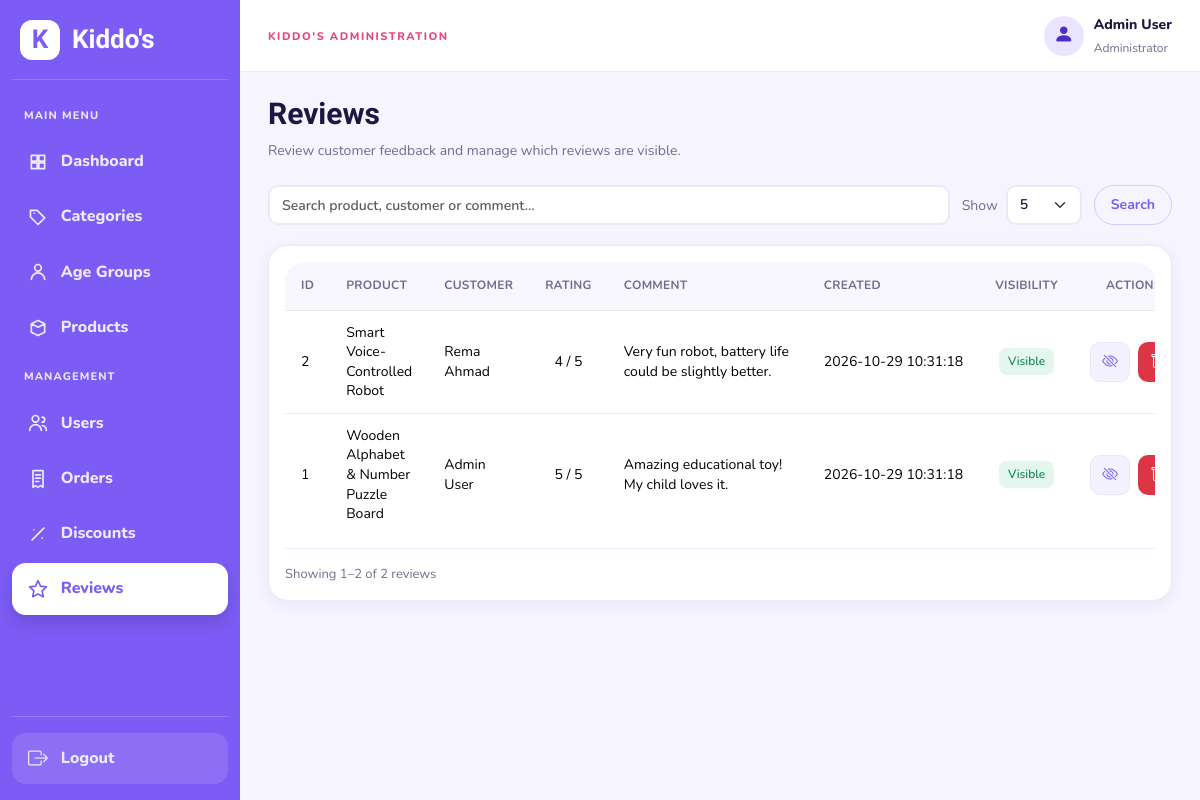
Before: /admin/reviews.php (signed in) with the older database file.
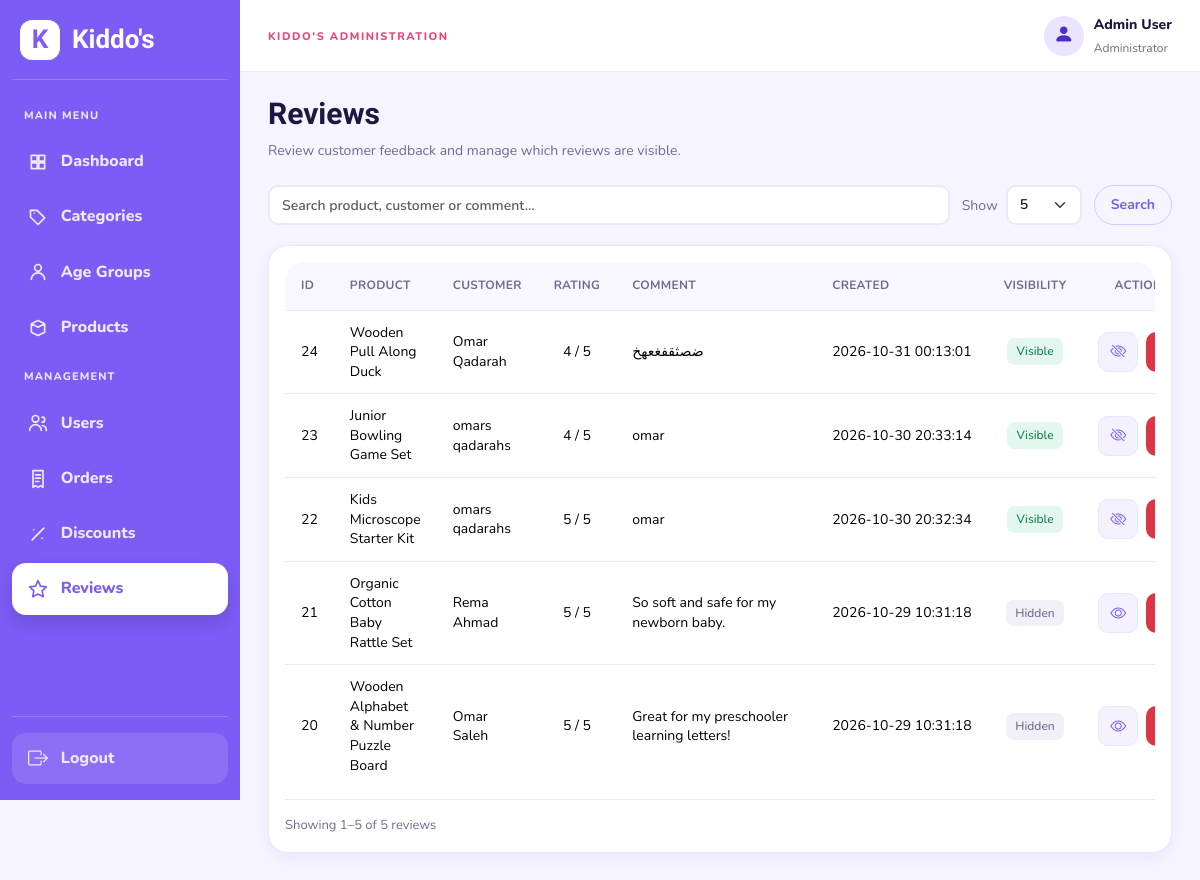
After: the same page with the newer database file.
### tables this page shows
CREATE TABLE IF NOT EXISTS `reviews` (
  `id` int(10) UNSIGNED NOT NULL AUTO_INCREMENT,
  `product_id` int(10) UNSIGNED NOT NULL,
  `user_id` int(10) UNSIGNED NOT NULL,
  `rating` tinyint(3) UNSIGNED NOT NULL,
  `comment` varchar(500) DEFAULT NULL,
  `is_visible` tinyint(1) NOT NULL DEFAULT 1,
  `created_at` datetime NOT NULL DEFAULT current_timestamp(),
  PRIMARY KEY (`id`),
  UNIQUE KEY `uq_review_once` (`product_id`,`user_id`),
  KEY `idx_reviews_user` (`user_id`)
);

CREATE TABLE IF NOT EXISTS `products` (
  `id` int(10) UNSIGNED NOT NULL AUTO_INCREMENT,
  `category_id` int(10) UNSIGNED NOT NULL,
  `name` varchar(120) NOT NULL,
  `description` text NOT NULL,
  `instructions` text DEFAULT NULL,
  `price` decimal(8,2) NOT NULL,
  `stock` int(10) UNSIGNED NOT NULL DEFAULT 0,
  `gender` enum('girls','boys','unisex') NOT NULL DEFAULT 'unisex',
  `min_age` tinyint(3) UNSIGNED NOT NULL,
  `max_age` tinyint(3) UNSIGNED NOT NULL,
  `image` varchar(255) DEFAULT NULL,
  `is_active` tinyint(1) NOT NULL DEFAULT 1,
  `created_at` datetime NOT NULL DEFAULT current_timestamp(),
  `updated_at` datetime NOT NULL DEFAULT current_timestamp() ON UPDATE current_timestamp(),
  PRIMARY KEY (`id`),
  KEY `idx_products_filters` (`category_id`,`gender`,`min_age`,`max_age`)
);

CREATE TABLE IF NOT EXISTS `users` (
  `id` int(10) UNSIGNED NOT NULL AUTO_INCREMENT,
  `first_name` varchar(50) NOT NULL,
  `last_name` varchar(50) NOT NULL,
  `email` varchar(120) NOT NULL,
  `password_hash` varchar(255) DEFAULT NULL,
  `google_id` varchar(64) DEFAULT NULL,
  `birth_date` date DEFAULT NULL,
  `phone` varchar(20) DEFAULT NULL,
  `role` enum('customer','admin') NOT NULL DEFAULT 'customer',
  `is_active` tinyint(1) NOT NULL DEFAULT 1,
  `created_at` datetime NOT NULL DEFAULT current_timestamp(),
  PRIMARY KEY (`id`),
  UNIQUE KEY `uq_users_email` (`email`),
  UNIQUE KEY `uq_users_google_id` (`google_id`)
);

### includes/admin/table_helpers.php (called while the page is built, shortened)
<?php
function adminTableEscape($value)
{
    return htmlspecialchars((string) $value, ENT_QUOTES, 'UTF-8');
}

### classes/AdminTable.php (called while the page is built, shortened)
<?php
class AdminTable
{
    private $pdo;
    public function __construct($pdo)
    {
        $this->pdo = $pdo;
    }
    public function getPage($type, $request)
    {
        $search = isset($request['search']) && is_string($request['search']) ? trim($request['search']) : '';
        $search = substr($search, 0, 120);
        $size = isset($request['per_page']) && is_scalar($request['per_page']) ? (string) $request['per_page'] : '5';
        $size = in_array($size, ['5', '10', '20', '50'], true) ? (int) $size : 5;
        $requestedPage = isset($request['page']) && is_string($request['page']) && ctype_digit($request['page']) ? (int) $request['page'] : 1;
        $where = [];
        $params = [];
        $filters = [];
        $query = ['search' => $search, 'per_page' => $size];
        switch ($type) {
            case 'reviews':
                $select = 'r.*, p.name AS product_name, u.first_name, u.last_name';
                $from = 'reviews r JOIN products p ON p.id = r.product_id JOIN users u ON u.id = r.user_id';
                $order = 'r.id DESC'; $searchColumns = ['p.name', "CONCAT(u.first_name, ' ', u.last_name)", 'r.comment'];
                break;
        }
        $condition = $where ? ' WHERE ' . implode(' AND ', $where) : '';
        $statement = $this->pdo->prepare('SELECT COUNT(*) FROM ' . $from . $condition);
        $statement->execute($params);
        $total = (int) $statement->fetchColumn();
        $pages = max(1, (int) ceil($total / $size));
        $page = min(max(1, $requestedPage), $pages);
        $offset = ($page - 1) * $size;
        $statement = $this->pdo->prepare('SELECT ' . $select . ' FROM ' . $from . $condition . ' ORDER BY ' . $order . ' LIMIT ? OFFSET ?');
        $statement->bindValue(count($params) + 1, $size, PDO::PARAM_INT);
        $statement->bindValue(count($params) + 2, $offset, PDO::PARAM_INT);
        $statement->execute();
        return ['rows' => $statement->fetchAll(PDO::FETCH_ASSOC), 'total' => $total, 'page' => $page, 'pages' => $pages,
            'size' => $size, 'start' => $total ? $offset + 1 : 0, 'end' => min($offset + $size, $total),
            'search' => $search, 'query' => $query, 'filters' => $filters, 'type' => $type];
    }
}

### classes/Review.php (called while the page is built, shortened)
<?php
class Review
{
    public function isValidRating($rating)
    {
        return in_array((string) $rating, ['1', '2', '3', '4', '5'], true);
    }
}

### admin/reviews.php (the view, shortened to what the changed rows need)
<?php
require_once __DIR__ . '/../includes/init.php';
require_once __DIR__ . '/../classes/Review.php';
$review = new Review($pdo);
require_once __DIR__ . '/../classes/AdminTable.php';
require_once __DIR__ . '/../includes/admin/table_helpers.php';
$adminTable = new AdminTable($pdo);
$pagination = $adminTable->getPage('reviews', $_GET);
$reviews = $pagination['rows'];
require_once __DIR__ . '/../includes/admin/layout_start.php';
?>
<div class="admin-page-header">
<div>
<h1>Reviews</h1>
</div>
</div>
<?php require __DIR__ . '/../includes/admin/table_toolbar.php'; ?>
<div class="admin-card"><div class="table-responsive"><table class="table admin-table align-middle admin-table-consistent admin-table-reviews"><thead><tr>
<th>ID</th><th>Product</th><th>Customer</th><th>Rating</th><th>Comment</th>
<th>Created</th><th>Visibility</th><th>Actions</th></tr></thead><tbody>
<?php foreach ($reviews as $row): ?><tr>
<td><?= (int) $row['id'] ?></td>
<td><?= htmlspecialchars((string) $row['product_name'], ENT_QUOTES, 'UTF-8') ?></td>
<td><?= htmlspecialchars((string) $row['first_name'] . ' ' . $row['last_name'], ENT_QUOTES, 'UTF-8') ?></td>
<td><?php if ($review->isValidRating($row['rating'])): ?>
<?= htmlspecialchars((string) $row['rating'], ENT_QUOTES, 'UTF-8') ?> / 5
<?php else: ?>Invalid rating (<?= htmlspecialchars((string) $row['rating'], ENT_QUOTES, 'UTF-8') ?>)<?php endif; ?></td>
<td><?= htmlspecialchars((string) ($row['comment'] ?? ''), ENT_QUOTES, 'UTF-8') ?></td>
<td><?= htmlspecialchars((string) $row['created_at'], ENT_QUOTES, 'UTF-8') ?></td>
<td><span class="badge <?= $row['is_visible'] ? 'bg-success' : 'bg-secondary' ?>"><?= $row['is_visible'] ? 'Visible' : 'Hidden' ?></span></td>
<td><form method="post" class="admin-actions">
<?php if ($row['is_visible']): ?>
<button class="btn admin-action-btn admin-action-toggle" name="action" value="hide" title="Hide review" aria-label="Hide review"><i class="bi bi-eye-slash" aria-hidden="true"></i></button>
<?php elseif ($review->isValidRating($row['rating'])): ?>
<button class="btn admin-action-btn admin-action-toggle" name="action" value="restore" title="Restore review" aria-label="Restore review"><i class="bi bi-eye" aria-hidden="true"></i></button>
<?php endif; ?>
<button class="btn admin-action-btn admin-action-delete" name="action" value="delete" title="Delete review" aria-label="Delete review"><i class="bi bi-trash" aria-hidden="true"></i></button>
</form></td></tr><?php endforeach; ?>
</tbody></table></div><?php require __DIR__ . '/../includes/admin/table_pagination.php'; ?></div><?php require_once __DIR__ . '/../includes/admin/layout_end.php'; ?>

### includes/admin/table_toolbar.php (shortened to what the changed rows need)
<form class="admin-table-controls" method="GET" action="<?= adminTableEscape(basename($_SERVER['SCRIPT_NAME'])) ?>" role="search" aria-label="Search table">
    <label class="admin-page-size" for="table-size">Show
        <select class="form-select" id="table-size" name="per_page" onchange="this.form.requestSubmit()">
            <?php foreach ([5, 10, 20, 50] as $size): ?><option value="<?= $size ?>" <?= $size === $pagination['size'] ? 'selected' : '' ?>><?= $size ?></option><?php endforeach; ?>
        </select>
    </label>
</form>

### includes/admin/table_pagination.php (shortened to what the changed rows need)
<div class="admin-pagination-footer">
    <p class="admin-result-count" role="status">Showing <?= $pagination['start'] ?>–<?= $pagination['end'] ?> of <?= $pagination['total'] ?> <?= str_replace('_', ' ', $pagination['type']) ?></p>
</div>

Changed rows visible on the page:
removed reviews: per_page "5", id "1", product.name "Wooden Alphabet & Number Puzzle Board", user.last_name "Admin User", rating "5", comment "Amazing educational toy! My child loves it.", created_at "2026-10-29 10:31:18", is_visible "Visible"
removed reviews: id "2", product.name "Smart Voice-Controlled Robot", user.last_name "Rema Ahmad", rating "4", comment "Very fun robot, battery life could be slightly better.", created_at "2026-10-29 10:31:18", is_visible "Visible"
added reviews: id "24", product.name "Wooden Pull Along Duck", user.last_name "Omar Qadarah", rating "4", comment "ضصثقفغعهخ", created_at "2026-10-31 00:13:01", is_visible "Visible"
added reviews: id "23", product.name "Junior Bowling Game Set", user.last_name "omars qadarahs", rating "4", comment "omar", created_at "2026-10-30 20:33:14", is_visible "Visible"
added reviews: id "22", product.name "Kids Microscope Starter Kit", user.last_name "omars qadarahs", rating "5", comment "omar", created_at "2026-10-30 20:32:34", is_visible "Visible"
added reviews: id "21", product.name "Organic Cotton Baby Rattle Set", user.last_name "Rema Ahmad", rating "5", comment "So soft and safe for my newborn baby.", created_at "2026-10-29 10:31:18", is_visible "Hidden"
added reviews: id "20", product.name "Wooden Alphabet & Number Puzzle Board", user.last_name "Omar Saleh", rating "5", comment "Great for my preschooler learning letters!", created_at "2026-10-29 10:31:18", is_visible "Hidden"
Other visible differences:
form field per_page: (not shown) → "5"
$pagination['end']: "2" → "5"
$pagination['total']: "2" → "5"
